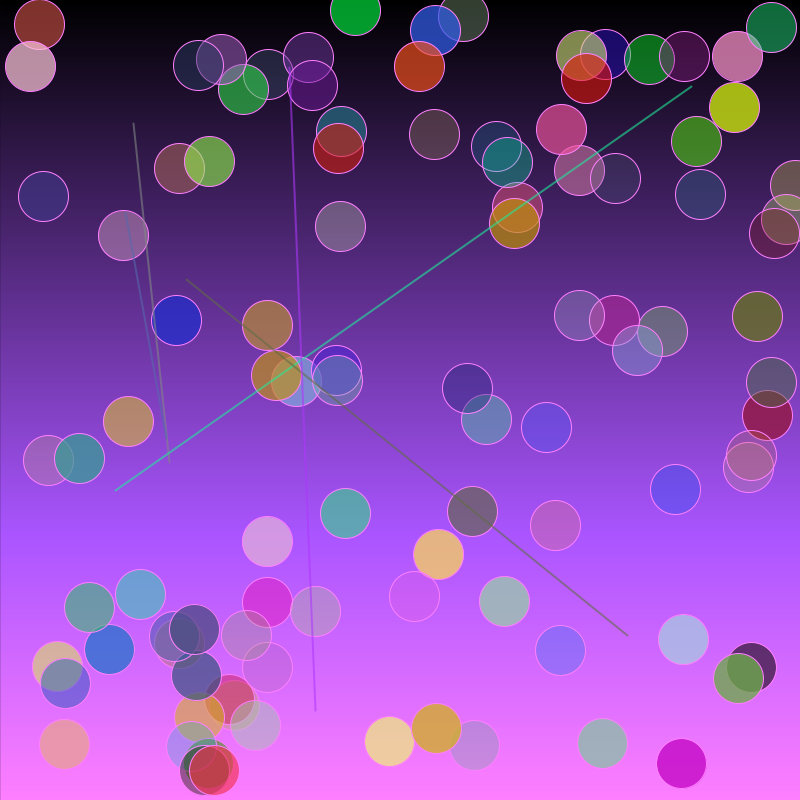
Frame 1 (no input)
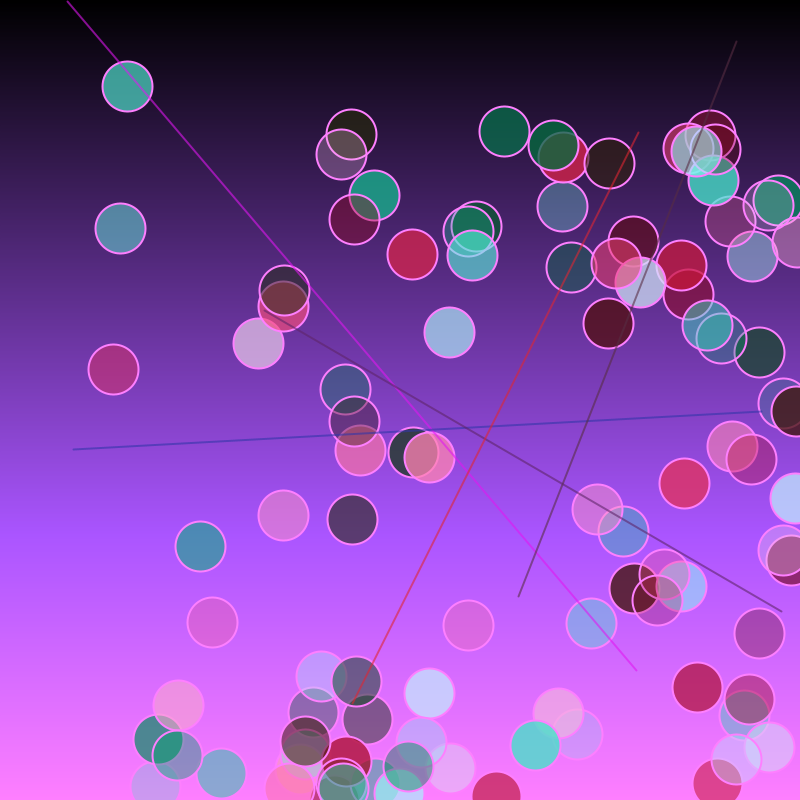
Frame 60 (the mouse pressed at the canvas centre just before this capture)
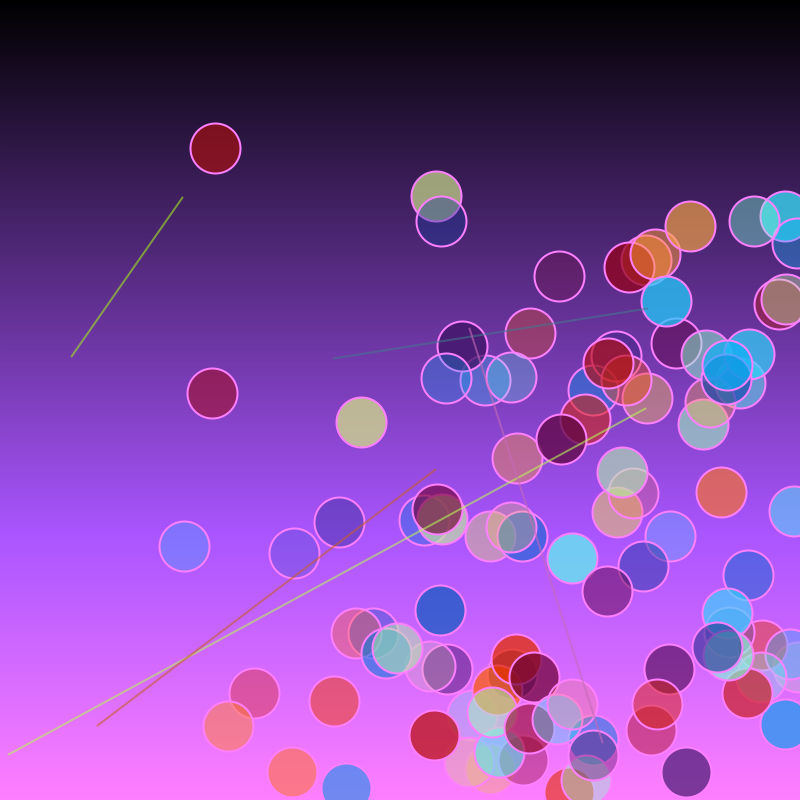
Frame 120 (the mouse held since frame 60 and released just before this capture)

The Processing sketch that drew these frames (run headless with seeded random() and noise(); from frame 60 on, the mouse is pressed at the canvas centre):

// Processing sketch: chatGPTart1
// ── chatGPTart1.pde
int numCircles = 100;
float[] x = new float[numCircles];
float[] y = new float[numCircles];
float[] speedX = new float[numCircles];
float[] speedY = new float[numCircles];
color[] circleColors = new color[numCircles];

void setup() {
  size(800, 800);
  noStroke();
  
  // Initialize circle positions and speeds
  for (int i = 0; i < numCircles; i++) {
    x[i] = random(width);
    y[i] = random(height);
    speedX[i] = random(1, 3);
    speedY[i] = random(1, 3);
    circleColors[i] = color(random(255), random(255), random(255), random(50, 200));
  }
}

void draw() {
  background(10, 10, 20);
  
  // Gradient background effect
  for (int i = 0; i < height; i++) {
    float lerpedColor = map(i, 0, height, 0, 255);
    stroke(lerpedColor, lerpedColor / 2, lerpedColor * 1.5);
    line(0, i, width, i);
  }
  
  // Draw circles with dynamic movement and gradients
  for (int i = 0; i < numCircles; i++) {
    fill(circleColors[i]);
    ellipse(x[i], y[i], 50, 50);
    
    // Move circles
    x[i] += speedX[i];
    y[i] += speedY[i];
    
    // Bounce off walls
    if (x[i] < 0 || x[i] > width) {
      speedX[i] *= -1;
    }
    if (y[i] < 0 || y[i] > height) {
      speedY[i] *= -1;
    }
    
    // Change color dynamically
    circleColors[i] = color(sin(frameCount * 0.05 + i) * 127 + 128,
                            cos(frameCount * 0.05 + i) * 127 + 128,
                            sin(frameCount * 0.07 + i) * 127 + 128,
                            random(50, 200));
  }
  
  // Random lines intersecting circles
  for (int i = 0; i < 5; i++) {
    strokeWeight(2);
    stroke(random(255), random(255), random(255), 150);
    float x1 = random(width);
    float y1 = random(height);
    float x2 = random(width);
    float y2 = random(height);
    line(x1, y1, x2, y2);
  }
}
